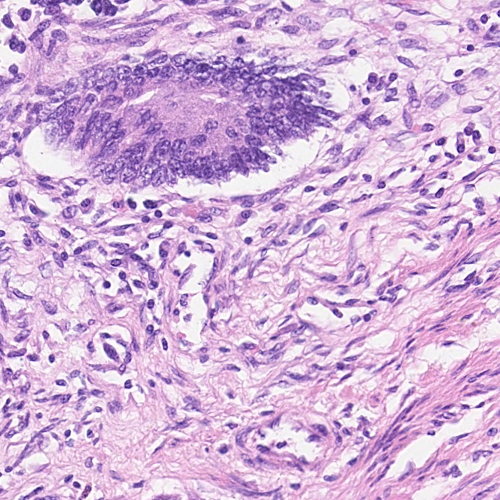
#> input picture nucleus-dataset/test_1.png, 1000 x 1000 px (shown at 1/2 size); its folder holds only this picture in this run
$ jupyter execute --allow-errors notebook.ipynb   (shell and % lines are left out)
#> lines starting #> are read from the running program, lines starting #| are printed output that depends on the picture
# Cell Clustering on Nucleus Dataset

Pouya Pourakbarian Niaz - pniaz20@ku.edu.tr
Feras Kiki - fkiki18@ku.edu.tr

## Imports

[cell 1]
import os
import cv2
import numpy as np
import pandas as pd
import matplotlib.pyplot as plt
from IPython.display import display
from sklearn.preprocessing import LabelEncoder, MinMaxScaler
from sklearn.cluster import KMeans
from sklearn.metrics import accuracy_score, f1_score, confusion_matrix

## Part 1 & 2 - Feature Extraction and Clustering

### Functions

[cell 2]
# [148 lines left out: functions calculateIntensityFeatures, calculateCooccurrenceMatrix, calculateAccumulatedCooccurrenceMatrix, calculateCooccurrenceFeatures, extractFeatures, not called in this run]


def extractFeaturesFromAllImages(image_filenames:list, window_size:int, bin_number:int, d:int):
    """Extract features from all images in the dataset folder

    ### Args:
        - image_filenames (list): list of strings with only image names, without any extensions. The text files containing data will be read automatically.
        - window_size (int): size of the window to be used for extracting the patches around the cell coordinates
        - bin_number (int): number of bins to use for the histograms
        - d (int): Distance value to be used in extracting the accumulated cooccurrence matrix.

    ### Returns:
        - Tuple: (X, y, class_labels)
    """
    X = []
    Y = []
    class_labels = set()
    label_encoder = LabelEncoder()

    for filename in image_filenames:
        # Read image
        img = cv2.imread(os.path.join("nucleus-dataset", filename + ".png"), cv2.IMREAD_GRAYSCALE)

        # Read corresponding text file and extract coordinates and labels
        text_filename = os.path.join("nucleus-dataset", filename + '_cells')
        df = pd.read_csv(text_filename, sep='\t', header=None, names=['X', 'Y', 'Label'])

        # Extract features for each cell in the image
        for i, row in df.iterrows():
            x = int(row['X'])
            y = int(row['Y'])
            label = row['Label']

            # Crop image patch around the cell
            patch = img[y - window_size // 2:y + window_size // 2 + 1, x - window_size // 2:x + window_size // 2 + 1]

            # Extract intensity features
            intensity_features = calculateIntensityFeatures(patch, bin_number)

            # Extract co-occurrence matrix and texture features
            accM = calculateAccumulatedCooccurrenceMatrix(patch, bin_number, d)
            texture_features = calculateCooccurrenceFeatures(accM)

            # Concatenate features into a single feature vector
            features = np.concatenate((intensity_features, texture_features))

            # Append feature vector and label to training data
            X.append(features)
            Y.append(label)

        # Add unique labels to class labels list
        for label in np.unique(df['Label']):
            class_labels.add(label)

    # Convert labels to 0-indexed integers
    Y = label_encoder.fit_transform(Y)

    class_labels = list(class_labels)

    return np.array(X), np.array(Y), class_labels


# [70 lines left out: functions kmeans_clustering, predict_with_labels, not called in this run]

### Implementation

[cell 3]
# Get the raw names of the training and testing images
training_images = [filename.split('.')[0] for filename in os.listdir("nucleus-dataset") if (filename.endswith('.png') and 'train' in filename)]
testing_images = [filename.split('.')[0] for filename in os.listdir("nucleus-dataset") if (filename.endswith('.png') and 'test' in filename)]
print("training images: ")
print(training_images)
print('')
print("testing images:")
print(testing_images)

[cell 4]
# Hyper_parameters #1
# WINDOW_SIZE = 15
# BIN_NUMBER = 16
# DISTANCE = 1

# # Choose the hyperparameters
WINDOW_SIZE = 30
BIN_NUMBER = 25
DISTANCE = 5
sampling_type= 'equal'
n_clusters_predict = 5

[cell 5]
# Generate training and testing inputs and outputs
X_train, y_train, class_labels = extractFeaturesFromAllImages(training_images, window_size=WINDOW_SIZE, bin_number=BIN_NUMBER, d=DISTANCE)
#> (the rest of this cell did not finish here and is left out)

#> call 2 of extractFeaturesFromAllImages, with window_size = 30, bin_number = 25, d = 5
#> in extractFeaturesFromAllImages (call 2), `img = cv2.imread(os.path.join("nucleus-dataset", filename + ".png"), c..`:
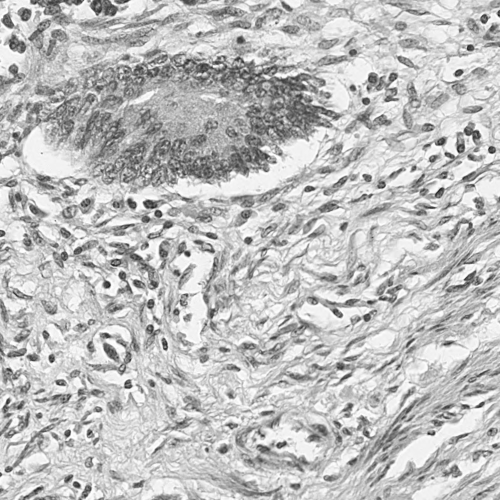
#> img: shape (1000, 1000) (shown at 1/2 size); min 7, max 255, mean 191.3

X_test1, y_test1, _ = extractFeaturesFromAllImages([testing_images[0]], window_size=WINDOW_SIZE, bin_number=BIN_NUMBER, d=DISTANCE)
X_test2, y_test2, _ = extractFeaturesFromAllImages([testing_images[1]], window_size=WINDOW_SIZE, bin_number=BIN_NUMBER, d=DISTANCE)


print("X_train shape: ", X_train.shape)
print("y_train shape: ", y_train.shape)
print("X_test shape: ", X_test.shape)
print("y_test shape: ", y_test.shape)
print("class labels: ", class_labels)
print("X_train shape: ", X_train.shape)
print("y_train shape: ", y_train.shape)
print("X_test shape: ", X_test.shape)
print("y_test shape: ", y_test.shape)
print("class labels: ", class_labels)

## Part 3 - Experimentation

[cell 6]
def oversample_data(X_train, y_train, sampling_ratio='equal'):
    """
    Oversample the training data based on the specified sampling ratio.

    Args:
    X_train : numpy.ndarray, shape (n_samples, n_features)
        Training data.
    y_train : numpy.ndarray, shape (n_samples,)
        Training labels.
    sampling_ratio: str, optional (default='equal')
        The desired sampling ratio for oversampling. Must be one of ['equal', 'proportional', 'inverse_proportional'].

    Returns:
    X_train_oversampled : numpy.ndarray, shape (n_samples_oversampled, n_features)
        Oversampled training data.
    y_train_oversampled : numpy.ndarray, shape (n_samples_oversampled,)
        Oversampled training labels.
    """
    assert sampling_ratio in ['equal', 'proportional', 'inverse_proportional'], "Invalid sampling ratio"

    # Convert data to pandas DataFrame
    df = pd.DataFrame(X_train)
    df['Label'] = y_train

    # Find number of samples in majority class
    majority_samples = df['Label'].value_counts().max()

    # Separate DataFrame by class
    dfs = [df[df['Label'] == label] for label in np.unique(y_train)]

    # Calculate ratios based on sampling ratio option
    if sampling_ratio == 'equal':
        ratios = [1] * len(dfs)
    elif sampling_ratio == 'proportional':
        ratios = [len(class_df) / majority_samples for class_df in dfs]
    else:  # 'inverse_proportional'
        ratios = [1 / (len(class_df) / majority_samples) for class_df in dfs]

    # Oversample each class according to its ratio
    dfs_oversampled = [class_df.sample(int(majority_samples * ratio), replace=True) for class_df, ratio in zip(dfs, ratios)]

    # Concatenate the oversampled DataFrames
    df_oversampled = pd.concat(dfs_oversampled)

    # Extract the oversampled data
    X_train_oversampled = df_oversampled.drop(['Label'], axis=1).values
    y_train_oversampled = df_oversampled['Label'].values

    return X_train_oversampled, y_train_oversampled

# # Apply the function to your data
#> (the rest of this cell did not finish here and is left out)

#> (a cell that did not finish here is left out)

#> (a cell that did not finish here is left out)

#> (a cell that did not finish here is left out)

[cell 10]
# write proportion of y_train_pred and y_test_pred and round the number to 3 decimal places
print("Proportion of y_train: ", np.round(np.bincount(y_train)/len(y_train), 3))
#> (the rest of this cell did not finish here and is left out)

[cell 11]
# [4 lines left out: function read_text_file, not called in this run]

#> (the rest of this cell did not finish here and is left out)

#> (a cell that did not finish here is left out)

## Part 4 - Transfer Learning

[cell 13]
import numpy as np
import torch
from torch.nn import CrossEntropyLoss
from torch import optim
from torchvision import transforms, utils
from PIL import Image,ImageFile, ImageOps
import cv2
import shutil
import matplotlib.pyplot as plt
from torch.utils.data import Dataset
import albumentations as A
import torchvision.models as models
import torch.nn as nn
import segmentation_models_pytorch as smp

print('CUDA available:', torch.cuda.is_available())
#> (this line was passed over: torch is not available in this run)

$ run again, on nucleus-dataset/train_21.png
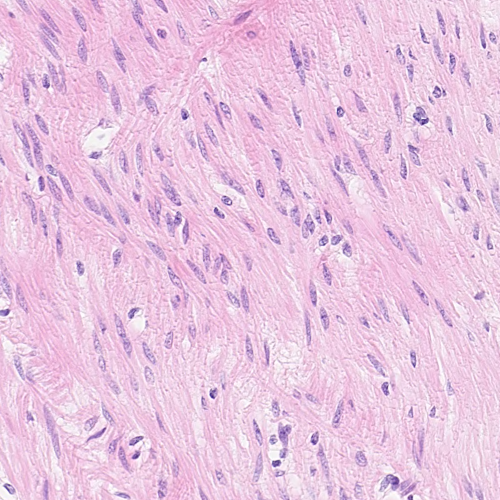
#> input picture nucleus-dataset/train_21.png, 1000 x 1000 px (shown at 1/2 size)
#> in extractFeaturesFromAllImages, `img = cv2.imread(os.path.join("nucleus-dataset", filename + ".png"), c..`:
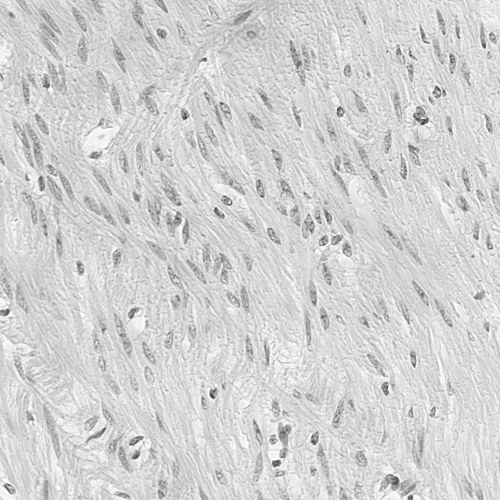
#> img: shape (1000, 1000) (shown at 1/2 size); min 13, max 255, mean 210.5

$ run again, on nucleus-dataset/train_8.png
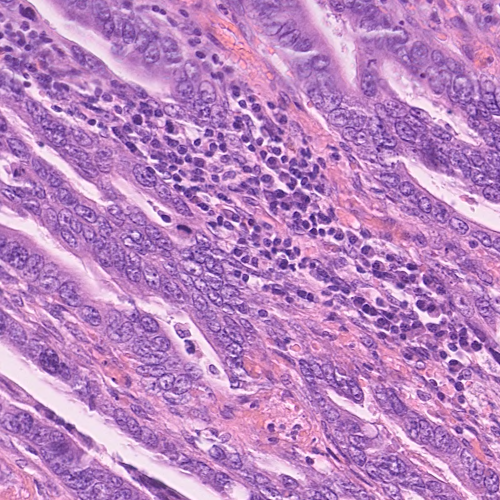
#> input picture nucleus-dataset/train_8.png, 1000 x 1000 px (shown at 1/2 size)
#> in extractFeaturesFromAllImages, `img = cv2.imread(os.path.join("nucleus-dataset", filename + ".png"), c..`:
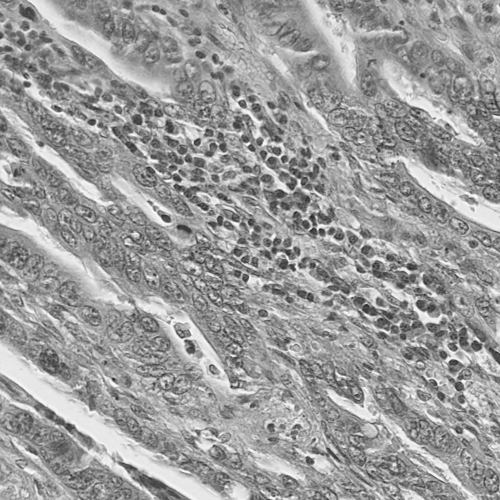
#> img: shape (1000, 1000) (shown at 1/2 size); min 11, max 255, mean 156

$ run again, on nucleus-dataset/test_10.png
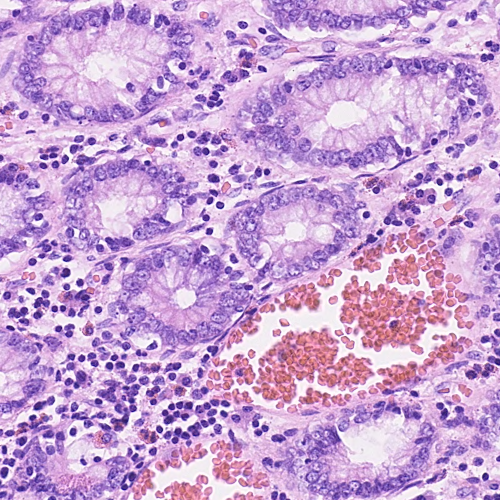
#> input picture nucleus-dataset/test_10.png, 1000 x 1000 px (shown at 1/2 size)
#> in extractFeaturesFromAllImages (call 2), `img = cv2.imread(os.path.join("nucleus-dataset", filename + ".png"), c..`:
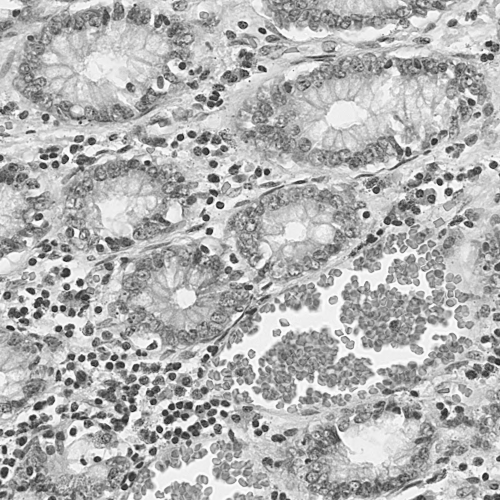
#> img: shape (1000, 1000) (shown at 1/2 size); min 9, max 255, mean 178.5

$ run again, on nucleus-dataset/train_11.png
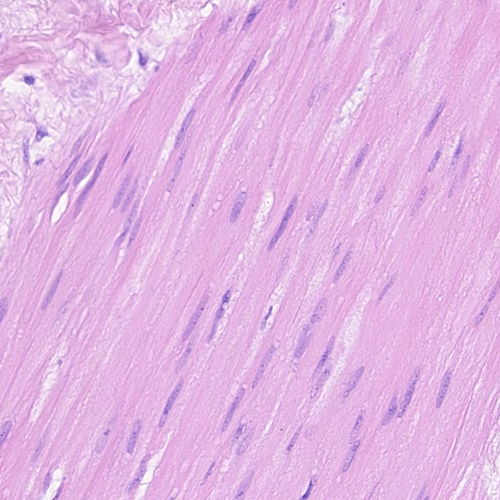
#> input picture nucleus-dataset/train_11.png, 1000 x 1000 px (shown at 1/2 size)
#> in extractFeaturesFromAllImages, `img = cv2.imread(os.path.join("nucleus-dataset", filename + ".png"), c..`:
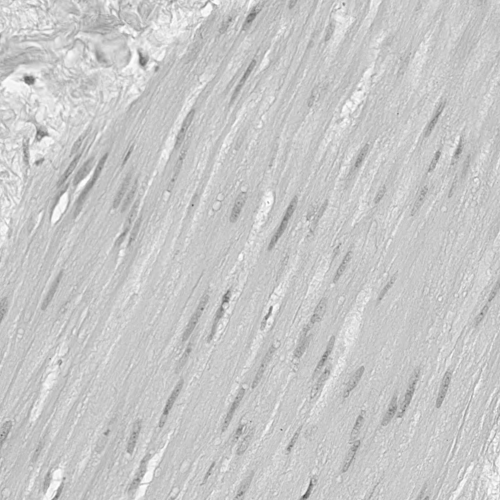
#> img: shape (1000, 1000) (shown at 1/2 size); min 58, max 255, mean 200.4
